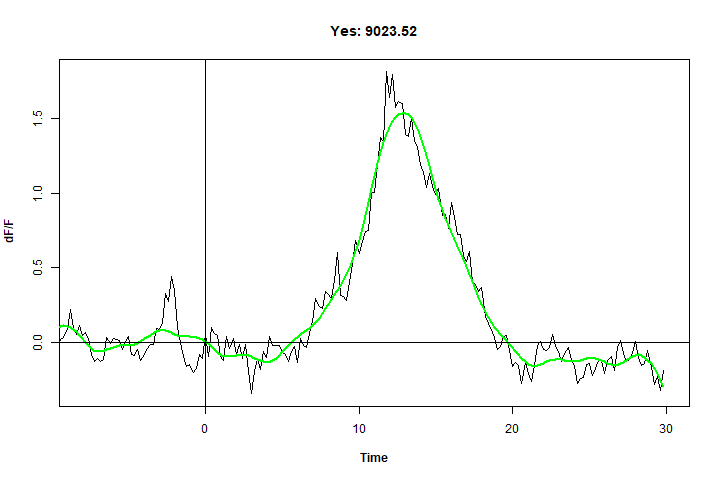

Reproduce this figure in R.
## Required packages
library(data.table)
library(dplyr)
library(tidyverse)
library(gsignal)
library(boxfilter)
library(npreg)
## Open a png file
png(filename = "./plots/YR9023.52ss.png", width = 720, height = 480)
## make the plot
ss <- ss(G9023.52$time, G9023.52$dFF, nknots = 15, m = 2)
plot(G9023.52$time, G9023.52$dFF, type = "l", xlim = c(-8, 30), main = "Yes: 9023.52", 
     xlab = substitute(paste(bold('Time'))), ylab = substitute(paste(bold('dF/F'))))
lines(predict(ss, G9023.52$time), col = "green", lwd = 2)
abline(a = 0, b = 0, h = 0, v = 0, lwd = 1)
dev.off()